Frame 1 (no input): blank canvas, image omitted
Frame 60 (the mouse pressed at the canvas centre just before this capture): blank canvas, image omitted
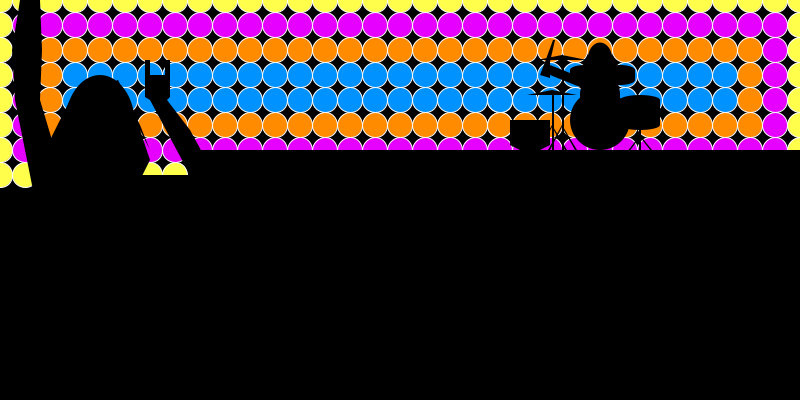
Frame 120 (the mouse held since frame 60 and released just before this capture)

The Processing sketch whose frames 1 and 60 were blank and that drew this single picture after the mouse press (run headless with seeded random() and noise(); from frame 60 on, the mouse is pressed at the canvas centre):

// Processing sketch: processing_70244
// ── processing_70244.pde

int w = 75;
int x = 100;
int y = 50;
int z = 25;

void setup() {
  size(800, 400);
  background(0, 0, 0);
  smooth();
}
void draw() {
  background(0, 0, 0);
  if (mousePressed) {
    stroke(255, 255, 255); //first set yellow
    fill(255, 255, w);
    ellipse(0, 0, z, z);
    ellipse(25, 0, z, z);
    ellipse(50, 0, z, z);
    ellipse(75, 0, z, z);
    ellipse(100, 0, z, z);
    ellipse(125, 0, z, z);
    ellipse(150, 0, z, z);
    ellipse(175, 0, z, z);
    ellipse(200, 0, z, z);
    ellipse(225, 0, z, z);
    ellipse(250, 0, z, z);
    ellipse(275, 0, z, z);
    ellipse(300, 0, z, z);
    ellipse(325, 0, z, z);
    ellipse(350, 0, z, z);
    ellipse(375, 0, z, z);
    ellipse(400, 0, z, z);
    ellipse(425, 0, z, z);
    ellipse(450, 0, z, z);
    ellipse(475, 0, z, z);
    ellipse(500, 0, z, z);
    ellipse(525, 0, z, z);
    ellipse(550, 0, z, z);
    ellipse(575, 0, z, z);
    ellipse(600, 0, z, z);
    ellipse(625, 0, z, z);
    ellipse(650, 0, z, z);
    ellipse(675, 0, z, z);
    ellipse(700, 0, z, z);
    ellipse(725, 0, z, z);
    ellipse(750, 0, z, z);
    ellipse(775, 0, z, z);
    ellipse(800, 0, z, z);
    ellipse(800, 25, z, z);
    ellipse(800, 50, z, z);
    ellipse(800, 75, z, z);
    ellipse(800, 100, z, z);
    ellipse(800, 125, z, z);
    ellipse(800, 150, z, z);
    ellipse(0, 25, z, z);
    ellipse(0, 50, z, z);
    ellipse(0, 75, z, z);
    ellipse(0, 100, z, z);
    ellipse(0, 125, z, z);
    ellipse(0, 150, z, z);
    ellipse(0, 175, z, z);
    ellipse(25, 175, z, z);
    ellipse(150, 175, z, z);
    ellipse(175, 175, z, z);
    fill(230, 0, 255); // second set purple
    ellipse(25, 25, z, z);
    ellipse(50, 25, z, z);
    ellipse(75, 25, z, z);
    ellipse(100, 25, z, z);
    ellipse(125, 25, z, z);
    ellipse(150, 25, z, z);
    ellipse(175, 25, z, z);
    ellipse(200, 25, z, z);
    ellipse(225, 25, z, z);
    ellipse(250, 25, z, z);
    ellipse(275, 25, z, z);
    ellipse(300, 25, z, z);
    ellipse(325, 25, z, z);
    ellipse(350, 25, z, z);
    ellipse(375, 25, z, z);
    ellipse(400, 25, z, z);
    ellipse(425, 25, z, z);
    ellipse(450, 25, z, z);
    ellipse(475, 25, z, z);
    ellipse(500, 25, z, z);
    ellipse(525, 25, z, z);
    ellipse(550, 25, z, z);
    ellipse(575, 25, z, z);
    ellipse(600, 25, z, z);
    ellipse(625, 25, z, z);
    ellipse(650, 25, z, z);
    ellipse(675, 25, z, z);
    ellipse(700, 25, z, z);
    ellipse(725, 25, z, z);
    ellipse(750, 25, z, z);
    ellipse(775, 25, z, z);
    ellipse(775, 50, z, z);
    ellipse(775, 75, z, z);
    ellipse(775, 100, z, z);
    ellipse(775, 125, z, z);
    ellipse(775, 150, z, z);
    ellipse(750, 150, z, z);
    ellipse(725, 150, z, z);
    ellipse(700, 150, z, z);
    ellipse(675, 150, z, z);
    ellipse(650, 150, z, z);
    ellipse(625, 150, z, z);
    ellipse(600, 150, z, z);
    ellipse(575, 150, z, z);
    ellipse(550, 150, z, z);
    ellipse(525, 150, z, z);
    ellipse(500, 150, z, z);
    ellipse(475, 150, z, z);
    ellipse(450, 150, z, z);
    ellipse(425, 150, z, z);
    ellipse(400, 150, z, z);
    ellipse(375, 150, z, z);
    ellipse(350, 150, z, z);
    ellipse(325, 150, z, z);
    ellipse(300, 150, z, z);
    ellipse(275, 150, z, z);
    ellipse(250, 150, z, z);
    ellipse(225, 150, z, z);
    ellipse(200, 150, z, z);
    ellipse(175, 150, z, z);
    ellipse(150, 150, z, z);
    ellipse(125, 150, z, z);
    ellipse(100, 150, z, z);
    ellipse(75, 150, z, z);
    ellipse(50, 150, z, z);
    ellipse(25, 150, z, z);
    ellipse(25, 125, z, z);
    ellipse(25, 100, z, z);
    ellipse(25, 75, z, z);
    fill(255, 139, 0); //third set orange
    ellipse(y, y, z, z);
    ellipse(75, y, z, z);
    ellipse(100, y, z, z);
    ellipse(125, y, z, z); 
    ellipse(150, y, z, z);
    ellipse(175, y, z, z);
    ellipse(200, y, z, z);
    ellipse(225, y, z, z); 
    ellipse(250, y, z, z);
    ellipse(275, y, z, z);
    ellipse(300, y, z, z);
    ellipse(325, y, z, z); 
    ellipse(350, y, z, z);
    ellipse(375, y, z, z);
    ellipse(400, y, z, z);
    ellipse(425, y, z, z); 
    ellipse(450, y, z, z);
    ellipse(475, y, z, z);
    ellipse(500, y, z, z);
    ellipse(525, y, z, z); 
    ellipse(550, y, z, z);
    ellipse(575, y, z, z);
    ellipse(600, y, z, z);
    ellipse(625, y, z, z); 
    ellipse(650, y, z, z);
    ellipse(675, y, z, z);
    ellipse(700, y, z, z);
    ellipse(725, y, z, z); 
    ellipse(750, y, z, z);
    ellipse(750, 75, z, z);
    ellipse(750, x, z, z);
    ellipse(750, 125, z, z);
    ellipse(725, 125, z, z);
    ellipse(700, 125, z, z);
    ellipse(675, 125, z, z);
    ellipse(650, 125, z, z);
    ellipse(625, 125, z, z);
    ellipse(500, 125, z, z);
    ellipse(575, 125, z, z);
    ellipse(550, 125, z, z);
    ellipse(525, 125, z, z);
    ellipse(500, 125, z, z);
    ellipse(475, 125, z, z);
    ellipse(450, 125, z, z);
    ellipse(425, 125, z, z);
    ellipse(400, 125, z, z);
    ellipse(375, 125, z, z);
    ellipse(350, 125, z, z);
    ellipse(325, 125, z, z);
    ellipse(300, 125, z, z);
    ellipse(275, 125, z, z);
    ellipse(250, 125, z, z);
    ellipse(225, 125, z, z);
    ellipse(200, 125, z, z);
    ellipse(175, 125, z, z);
    ellipse(150, 125, z, z);
    ellipse(125, 125, z, z);
    ellipse(100, 125, z, z);
    ellipse(75, 125, z, z);
    ellipse(y, 125, z, z);
    ellipse(y, x, z, z);
    ellipse(y, w, z, z);
    fill(0, 146, 255); //fourth set blue
    ellipse(w, w, z, z);
    ellipse(x, w, z, z);
    ellipse(125, w, z, z);
    ellipse(150, w, z, z);
    ellipse(175, w, z, z);
    ellipse(200, w, z, z);
    ellipse(225, w, z, z);
    ellipse(250, w, z, z);
    ellipse(275, w, z, z);
    ellipse(300, w, z, z);
    ellipse(325, w, z, z);
    ellipse(350, w, z, z);
    ellipse(375, w, z, z);
    ellipse(400, w, z, z);
    ellipse(425, w, z, z);
    ellipse(450, w, z, z);
    ellipse(475, w, z, z);
    ellipse(500, w, z, z);
    ellipse(525, w, z, z);
    ellipse(550, w, z, z);
    ellipse(575, w, z, z);
    ellipse(600, w, z, z);
    ellipse(625, w, z, z);
    ellipse(650, w, z, z);
    ellipse(675, w, z, z);
    ellipse(700, w, z, z);
    ellipse(725, w, z, z);
    ellipse(725, x, z, z);
    ellipse(700, x, z, z);
    ellipse(675, x, z, z);
    ellipse(650, x, z, z);
    ellipse(625, x, z, z);
    ellipse(500, x, z, z);
    ellipse(575, x, z, z);
    ellipse(550, x, z, z);
    ellipse(525, x, z, z);
    ellipse(500, x, z, z);
    ellipse(475, x, z, z);
    ellipse(450, x, z, z);
    ellipse(425, x, z, z);
    ellipse(400, x, z, z);
    ellipse(375, x, z, z);
    ellipse(350, x, z, z);
    ellipse(325, x, z, z);
    ellipse(300, x, z, z);
    ellipse(275, x, z, z);
    ellipse(250, x, z, z);
    ellipse(225, x, z, z);
    ellipse(200, x, z, z);
    ellipse(175, x, z, z);
    ellipse(150, x, z, z);
    ellipse(125, x, z, z);
    ellipse(100, x, z, z);
    ellipse(75, x, z, z);
  }
  //drummer
  noStroke();
  fill(0, 0, 0);
  ellipse(600, 60, 25, 35);
  ellipse(600, 95, 40, 50);
  beginShape();
  vertex(600, 85);
  vertex(600, 95);
  vertex(550, 75);
  vertex(550, 78);
  vertex(540, 75);
  vertex(545, 62);
  vertex(550, 62);
  vertex(550, 65);
  endShape();
  quad(545, 62, 547, 75, 555, 40, 553, 40);

  //light
  if (keyPressed) {
    if (key == 'a')
      stroke(0, 255, 0);
    strokeWeight(2);
    for (int i = 0; i < 1600; i+= 20) {
      line(i, 400, i/2, 0);
    }
  }
  //light purple
  if (keyPressed) {
    if (key == 'c')
      stroke(255, 255, 0);
    strokeWeight(2);
    for (int i = 0; i < 1600; i+= 20) {
      line(i, 0, i/2, 400);
    }
  }
  //drumset
  noStroke();
  fill(0, 0, 0);
  ellipse(600, 120, 60, 60); //bass drum
  ellipse(620, 80, 30, 10); //snare drum right
  ellipse(620, 70, 30, 10);
  rect(605, 70, 30, 10);
  quad(617, 75, 620, 75, 607, 100, 605, 100);
  ellipse(585, 80, 30, 10); //snare drum left
  ellipse(585, 70, 30, 10);
  rect(570, 70, 30, 10);
  quad(590, 75, 588, 75, 600, 100, 602, 100);
  triangle(537, 60, 587, 60, 562, 55); //cymbal higher 
  rect(562, 60, 2, 100);
  quad(562, 125, 562, 127, 550, 150, 548, 150);
  quad(562, 125, 562, 127, 575, 150, 577, 150);
  triangle(527, 95, 577, 95, 552, 90); //cymbal lower
  rect(552, 95, 2, 100);
  quad(552, 125, 552, 127, 540, 150, 538, 150);
  quad(552, 125, 552, 127, 565, 150, 567, 150);
  ellipse(640, 125, 40, 10); //racktom?
  ellipse(640, 100, 40, 10);
  rect(620, 100, 40, 25);
  rect(639, 100, 2, 50);
  quad(640, 135, 640, 137, 623, 160, 621, 160);
  quad(640, 135, 640, 137, 658, 160, 660, 160);
  //stage
  fill(0, 0, 0);
  rect(200, 150, 700, 50);

  //light purple
  if (keyPressed) {
    if (key == 'd')
      stroke(255, 0, 255);
    strokeWeight(2);
    for (int i = 0; i < 1600; i+= 20) {
      line(i, 0, i/2, 400);
    }
  }

  //light
  if (keyPressed) {
    if (key == 'b')
      stroke(0, 255, 255);
    for (int c = 0; c < 1600; c+= 20) {
      line(c, 400, c/2, 0);
    }
  }
  //fangirl 1
  noStroke();
  fill(0, 0, 0); //head
  ellipse(100, 125, 70, x);
  beginShape();
  vertex(118, 80);
  vertex(140, 125);
  vertex(150, 150);
  vertex(140, 130);
  vertex(150, 160);
  vertex(130, 200);
  vertex(50, 200);
  vertex(40, 160);
  vertex(50, 140);
  vertex(60, 120);
  vertex(70, 100);
  endShape();
  beginShape(); //body
  vertex(100, 175);
  vertex(190, 175);
  vertex(150, 100);
  vertex(145, 97);
  vertex(145, 60);
  vertex(150, 60);
  vertex(150, 75);
  vertex(165, 75);
  vertex(165, 60);
  vertex(170, 60);
  vertex(170, 97);
  vertex(167, 100);
  vertex(190, 130);
  vertex(220, 185);
  vertex(210, 195);
  vertex(200, 200);
  vertex(145, 205);
  vertex(140, 215);
  vertex(130, 275);
  vertex(160, 400);
  vertex(110, 400);
  vertex(90, 350);
  vertex(75, 400);
  vertex(30, 400);
  vertex(50, 275);
  vertex(15, 100);
  vertex(12, 50);
  vertex(20, 0);
  vertex(40, 0);
  vertex(42, 50);
  vertex(40, 100);
  vertex(70, 200);
  endShape();
  //fangirl 2
  fill(0, 0, 0); //head
  ellipse(600, 225+50, 70, x);
  beginShape();
  vertex(618, 180+50);
  vertex(640, 225+50);
  vertex(650, 250+50);
  vertex(640, 230+50);
  vertex(650, 260+50);
  vertex(630, 300+50);
  vertex(550, 300+50);
  vertex(540, 260+50);
  vertex(550, 240+50);
  vertex(560, 220+50);
  vertex(570, 200+50);
  endShape();
  beginShape(); //body
  vertex(600, 275+50);
  vertex(690, 275+50);
  vertex(650, 200+50);
  vertex(645, 197+50);
  vertex(645, 160+50);
  vertex(650, 160+50);
  vertex(650, 175+50);
  vertex(665, 175+50);
  vertex(665, 160+50);
  vertex(670, 160+50);
  vertex(670, 197+50);
  vertex(667, 200+50);
  vertex(690, 230+50);
  vertex(720, 285+50);
  vertex(710, 295+50);
  vertex(700, 300+50);
  vertex(645, 305+50);
  vertex(640, 315+50);
  vertex(630, 375+50);
  vertex(660, 500+50);
  vertex(610, 500+50);
  vertex(590, 450+50);
  vertex(575, 500+50);
  vertex(530, 500+50);
  vertex(550, 475+50);
  vertex(515, 200+50);
  vertex(512, 150+50);
  vertex(520, 100+50);
  vertex(540, 100+50);
  vertex(542, 150+50);
  vertex(540, 200+50);
  vertex(570, 300+50);
  endShape();
  rect(510, 70+50, 40, 25);
  quad(510, 95+50, 550, 95+50, 540, 100+50, 520, 100+50);
  //fanboy
  fill(0, 0, 0); //head
  ellipse(200, 300, 70, x);
  beginShape(); //body
  vertex(210, 350);
  vertex(350, 250);
  vertex(350, 243);
  vertex(387, 225);
  vertex(387, 230);
  vertex(365, 240);
  vertex(380, 260);
  vertex(380, 265);
  vertex(370, 270);
  vertex(365, 270);
  vertex(250, 360);
  vertex(250, 400);
  vertex(150, 400);
  vertex(150, 360);
  vertex(180, 350);
  endShape();
  //rest of audience
  fill(0, 0, 0); //head
  ellipse(450, 300, 70, x);
  ellipse(475, 360, 70, x);
  ellipse(525, 375, 70, x);
  ellipse(750, 360, 70, x);
  ellipse(775, 400, 70, x);
  ellipse(700, 400, 70, x);
  ellipse(0, 400, 70, x);
  ellipse(x, 400, 70, x);
  ellipse(300, 400, 70, x);
  ellipse(400, 350, 70, x);
  ellipse(450, 350, 70, x);
  ellipse(410, 400, 70, x);
  ellipse(450, 350, 70, x);
  ellipse(410, 400, 70, x);
  ellipse(350, 400, 70, x);
}    
